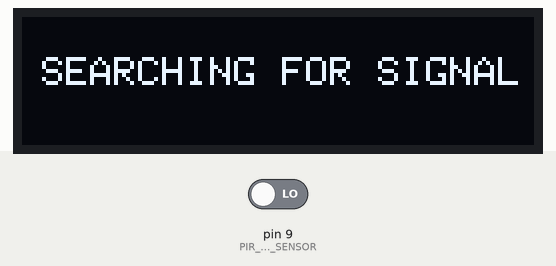
This sketch was run on a simulated Arduino Uno, built with avr-gcc and run on an emulated ATmega328P. On the bench: 128×32 one-colour display. Inputs (shaded band) come from the test bench; at power-on: pin 9 (PIR_MOTION_SENSOR) LOW. The display library's start-up logo is not drawn; the modem is registered and sends nothing unless stated.

Above: at 2.1 s.
At 13.2 s:
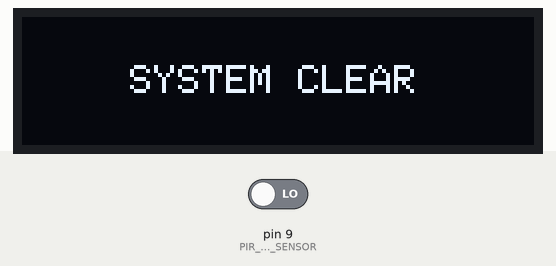
13.3 s: pin 9 (PIR_MOTION_SENSOR) driven HIGH
At 15.3 s:
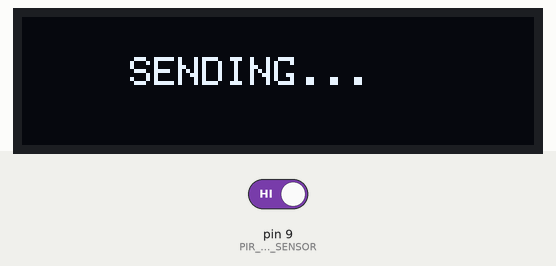
18.8 s: pin 9 (PIR_MOTION_SENSOR) driven LOW
At 20.6 s:
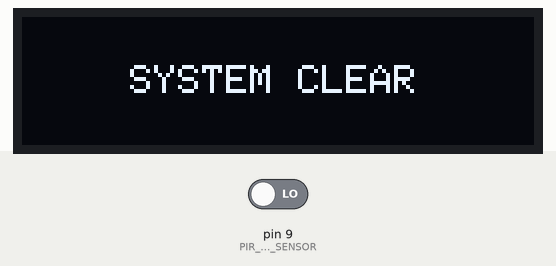
Timing chart, 0 to 22.1 s (numbered marks = the images above; inputs shaded):
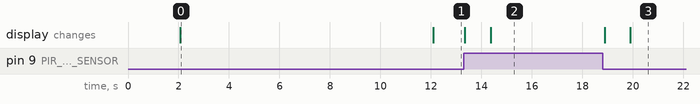

Measured:
- after the input at 13.3 s, the display: first changes at once (image 2 shows a later state)
- after the input at 18.8 s, the display: first differs from a run without the input after 1.1 s (image 3)
- what the display in image 0 shows lasts 10.0 s, from 2.1 s to 12.1 s

The sketch:

MasterDevice.ino
```cpp
#include <SPI.h>
#include <Wire.h>
#include <Sim800l.h>
#include <Adafruit_GFX.h>
#include <Adafruit_SSD1306.h>
#include <stdio.h>
#define SCREEN_WIDTH 128 // OLED display width, in pixels
#define SCREEN_HEIGHT 32 // OLED display height, in pixels
#include <SoftwareSerial.h>
// creating Sim800l object
#include <avr/interrupt.h>
Sim800l Sim800l;

// Declaration for an SSD1306 display connected to I2C (SDA, SCL pins)
// The pins for I2C are defined by the Wire-library.
// On an arduino UNO:       A4(SDA), A5(SCL)
// On an arduino MEGA 2560: 20(SDA), 21(SCL)
// On an arduino LEONARDO:   2(SDA),  3(SCL), ...
#define OLED_RESET     4 // Reset pin # (or -1 if sharing Arduino reset pin)
#define SCREEN_ADDRESS 0x3C ///< See datasheet for Address; 0x3D for 128x64, 0x3C for 128x32
Adafruit_SSD1306 display(SCREEN_WIDTH, SCREEN_HEIGHT, &Wire, OLED_RESET);
#define PIR_MOTION_SENSOR 9//Use pin 2 to receive the signal from the module
#define NUMFLAKES     10 // Number of snowflakes in the animation example

#define LOGO_HEIGHT   16
#define LOGO_WIDTH    16

SoftwareSerial bluetoothModule(3, 2); // RX, TX
/* -----this is a pointer to a character array that define the number we will be sending the messages to-----*/
char* number;

bool error; //to catch the response of sendSms;
double alert = 0;
/* if alert = 1{ a gas leak has been detected by the slave device}
 * if alert = 2{ motion has been detected by slave device}
 */

void setup() {
  // set up uart for the bluetooth module
  bluetoothModule.begin(9600);
  number= "08102420672";
  // this function is for setting  up the display
  setUpDisplay();
  // set up the pin of the motion sensor as an input.. so we can receive data from it
  pinMode(9,INPUT);
  printtoDisplay("SEARCHING FOR SIGNAL",5,10);
  delay(10000);
}

void loop() {
  //if the motion sensor detects the moving people?
  if(isPeopleDetected()){
   //  printtoDisplay("Person detected",15,10);
   alert = 3;
  }
  // checks if the slave device has sent anything
  if (bluetoothModule.available()>0) {
    alert = bluetoothModule.read(); // possible values are 1 and 2
  }

  if(alert == 1){
    display.clearDisplay();
    printtoDisplay("FROM SLAVE",2,1);
    printtoDisplay("GAS LEAK DETECTED",15,17);
    delay(1000);
    // send message to the number that a gas leak has been detected
    display.clearDisplay();
    printtoDisplay("  SENDING...",15,10);
    Sim800l.begin();
    error= Sim800l.sendSms(number, "ALERT!!. GAS LEAK DETECTED");
    delay(2000);
    display.clearDisplay();
    printtoDisplay("MESSAGE SENT",17,10);
    bluetoothModule.begin(9600);
    delay(1000);
  }
  else if(alert == 2   ){
    display.clearDisplay();
    printtoDisplay("FROM SLAVE",2,1);
    printtoDisplay("INTRUDER DETECTED",15,17);
    delay(1000);
    // send message to the number that a gas leak has been detected
    display.clearDisplay();
    printtoDisplay("  SENDING...",15,10);
    Sim800l.begin();
    error= Sim800l.sendSms(number, "ALERT!!. INTRUDER DETECTED BY SLAVE");
    delay(2000);
    printtoDisplay("MESSAGE SENT",17,10);
    bluetoothModule.begin(9600);
    delay(1000);
  }
  else if(alert == 3){
    display.clearDisplay();
    printtoDisplay("FROM MASTER",2,1);
    printtoDisplay("INTRUDER DETECTED",15,17);
    delay(1000);
    // send message to the number that a gas leak has been detected
    display.clearDisplay();
    printtoDisplay("  SENDING...",15,10);
    Sim800l.begin();
    error= Sim800l.sendSms(number, "ALERT!!. INTRUDER DETECTED BY MASTER");
    delay(2000);
    display.clearDisplay();
    printtoDisplay("MESSAGE SENT",17,10);
    bluetoothModule.begin(9600);
    delay(1000);
  }
  else{
    display.clearDisplay();
    printtoDisplay("  SYSTEM CLEAR",15,12);
  }
  alert = 0;
}
void setUpDisplay(){
    // SSD1306_SWITCHCAPVCC = generate display voltage from 3.3V internally
  if(!display.begin(SSD1306_SWITCHCAPVCC, SCREEN_ADDRESS)) {
    for(;;); // Don't proceed, loop forever
  }

  // Show initial display buffer contents on the screen --
  // the library initializes this with an Adafruit splash screen.
  display.display();
  delay(2000); // Pause for 2 seconds

  // Draw a single pixel in white
  display.drawPixel(10, 10, SSD1306_WHITE);
  // Clear the buffer
  display.clearDisplay();
  // Show the display buffer on the screen. You MUST call display() after
  // drawing commands to make them visible on screen!
  display.display();
}

void printtoDisplay(String input, int x, int y){
  display.setTextSize(1); // Draw 2X-scale text
  display.setTextColor(SSD1306_WHITE);
  display.setCursor(x, y);
  display.println(input);
  display.display();
}
boolean isPeopleDetected()
{
  int sensorValue = digitalRead(PIR_MOTION_SENSOR);
  if(sensorValue == HIGH)//if the sensor value is HIGH?
  {
    return true;//yes,return ture
  }
  else
  {
    return false;//no,return false
  }
}
void printsensorValueToDisplay(double sensorValue){
  display.clearDisplay();

  display.setTextSize(2); // Draw 2X-scale text
  display.setTextColor(SSD1306_WHITE);
  display.setCursor(30, 10);
  display.println(String(sensorValue,2));
  display.display();
}
```
